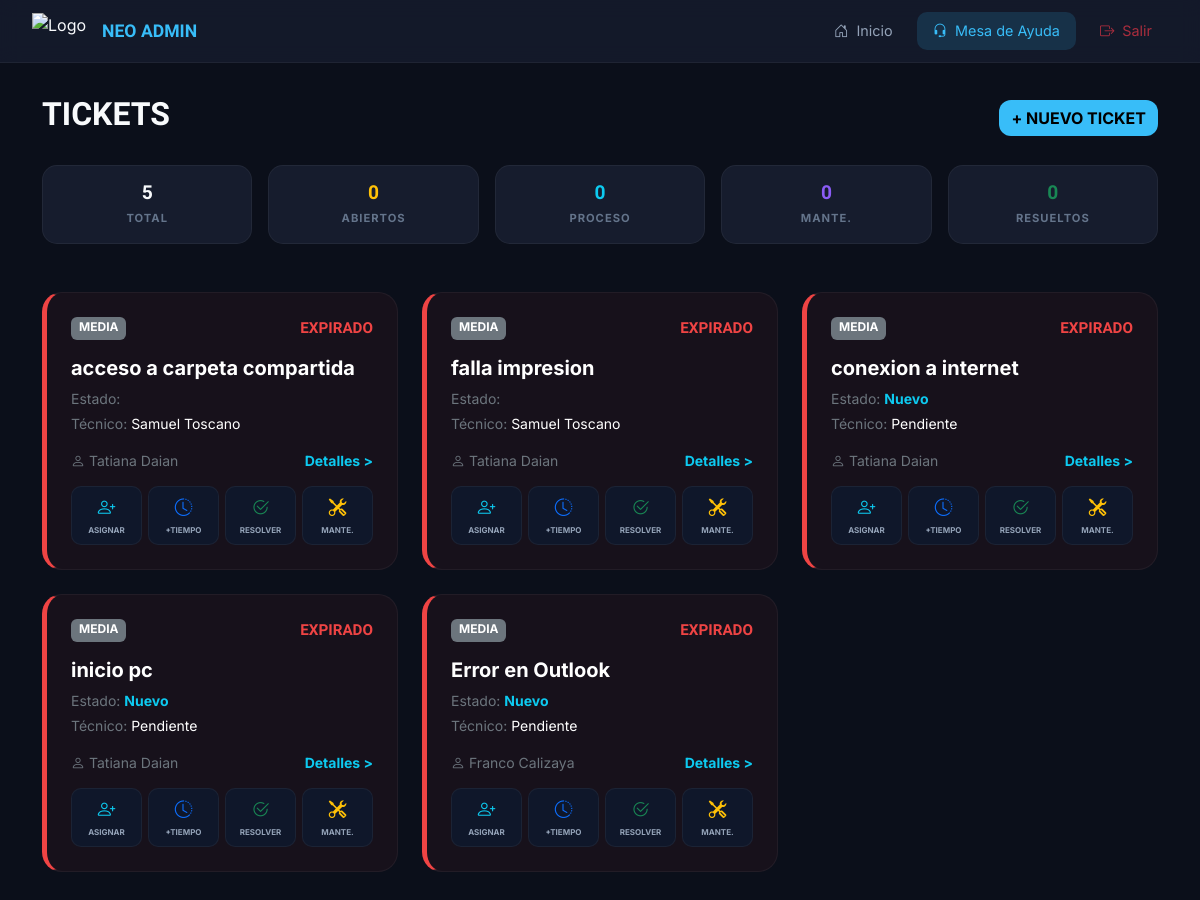
Page /tickets_lista.php (signed in) on the committed database.
### tables this page shows
CREATE TABLE `tickets` (
  `id` int(11) NOT NULL,
  `asunto` varchar(150) NOT NULL,
  `descripcion` text NOT NULL,
  `prioridad` enum('Baja','Media','Alta','Urgente') DEFAULT 'Media',
  `estado` enum('Nuevo','En curso','Resuelto','Cerrado') DEFAULT 'Nuevo',
  `detalle_resolucion` text DEFAULT NULL,
  `solicitante_id` int(11) NOT NULL,
  `tecnico_id` int(11) DEFAULT NULL,
  `fecha_creacion` timestamp NOT NULL DEFAULT current_timestamp(),
  `fecha_mantenimiento` date DEFAULT NULL,
  `fecha_actualizacion` timestamp NOT NULL DEFAULT current_timestamp() ON UPDATE current_timestamp(),
  `fecha_limite` datetime DEFAULT NULL,
  `tipo` enum('Incidencia','Solicitud') DEFAULT 'Incidencia',
  `origen` varchar(50) DEFAULT NULL,
  `archivo_adjunto` varchar(255) DEFAULT NULL
);

CREATE TABLE `usuarios` (
  `id` int(11) NOT NULL,
  `nombre_completo` varchar(100) NOT NULL,
  `usuario` varchar(50) NOT NULL,
  `email` varchar(255) DEFAULT NULL,
  `password` varchar(255) NOT NULL,
  `rol` enum('administrador','operativo','tecnico') DEFAULT NULL,
  `ultimo_login` datetime DEFAULT NULL,
  `creado_en` timestamp NOT NULL DEFAULT current_timestamp()
);

### tickets_lista.php (the view, shortened to what this page needs)
<?php
require_once 'db.php';
$usuario_id = $_SESSION['usuario_id'];
$rol = $_SESSION['rol'];
$query_stats = "SELECT
    COUNT(*) as total,
    SUM(CASE WHEN estado = 'Abierto' OR estado = 'Mantenimiento' THEN 1 ELSE 0 END) as abiertos,
    SUM(CASE WHEN estado = 'En Proceso' THEN 1 ELSE 0 END) as proceso,
    SUM(CASE WHEN estado = 'Mantenimiento' THEN 1 ELSE 0 END) as mantenimiento,
    SUM(CASE WHEN estado = 'Resuelto' THEN 1 ELSE 0 END) as resueltos
    FROM tickets";
$stats_res = $conexion->query($query_stats);
$stats = $stats_res->fetch_assoc();
$sql = ($rol == 'administrador' || $rol == 'tecnico')
    ? "SELECT t.id, t.asunto, t.descripcion, t.prioridad, t.estado, t.fecha_creacion, t.fecha_limite,
              t.fecha_mantenimiento, t.detalle_resolucion,
              u_sol.nombre_completo AS solicitante_nombre, u_tec.nombre_completo AS tecnico_nombre,
              t.tecnico_id
       FROM tickets t
       JOIN usuarios u_sol ON t.solicitante_id = u_sol.id
       LEFT JOIN usuarios u_tec ON t.tecnico_id = u_tec.id"
    : "SELECT t.id, t.asunto, t.descripcion, t.prioridad, t.estado, t.fecha_creacion, t.fecha_limite,
              t.fecha_mantenimiento, t.detalle_resolucion,
              u_sol.nombre_completo AS solicitante_nombre
       FROM tickets t
       JOIN usuarios u_sol ON t.solicitante_id = u_sol.id
       WHERE t.solicitante_id = $usuario_id";
$sql .= " ORDER BY t.fecha_creacion DESC";
$res = $conexion->query($sql);
?>
<!DOCTYPE html>
<html lang="es">
<head>
    <link href="https://cdn.jsdelivr.net/npm/bootstrap@5.3.0/dist/css/bootstrap.min.css" rel="stylesheet">
    <link rel="stylesheet" href="https://cdn.jsdelivr.net/npm/bootstrap-icons@1.11.1/font/bootstrap-icons.css">
</head>
<body>
    <nav class="neo-navbar d-flex justify-content-between align-items-center sticky-top">
        <div class="d-flex align-items-center gap-3">
            <img src="img/logo_neoadmin.png" alt="Logo" class="logo-img">
            <span style="font-family: 'Orbitron'; font-size: 1.1rem; color: var(--accent); font-weight: bold;">NEO ADMIN</span>
        </div>
        <div class="d-flex gap-2">
            <a href="dashboard.php" class="nav-link-neo"><i class="bi bi-house-door"></i> Inicio</a>
            <a href="tickets_lista.php" class="nav-link-neo" style="background: var(--accent-soft); color: var(--accent);"><i class="bi bi-headset"></i> Mesa de Ayuda</a>
            <a href="logout.php" class="nav-link-neo text-danger opacity-75"><i class="bi bi-box-arrow-right"></i> Salir</a>
        </div>
    </nav>
    <div class="container pb-5">
        <div class="d-flex justify-content-between align-items-center mb-4">
            <h2 style="font-family: 'Orbitron'; font-weight: bold;">TICKETS</h2>
            <a href="tickets_crear.php" class="btn btn-info fw-bold" style="border-radius: 12px; background: var(--accent); border:none;">+ NUEVO TICKET</a>
        </div>
        <div class="row g-3 mb-5">
            <div class="col-md"><div class="card-stat"><h6><?php echo $stats['total']; ?></h6><small>TOTAL</small></div></div>
            <div class="col-md"><div class="card-stat"><h6 class="text-warning"><?php echo $stats['abiertos']; ?></h6><small>ABIERTOS</small></div></div>
            <div class="col-md"><div class="card-stat"><h6 class="text-info"><?php echo $stats['proceso']; ?></h6><small>PROCESO</small></div></div>
            <div class="col-md"><div class="card-stat"><h6 style="color: var(--mante-color);"><?php echo $stats['mantenimiento']; ?></h6><small>MANTE.</small></div></div>
            <div class="col-md"><div class="card-stat"><h6 class="text-success"><?php echo $stats['resueltos']; ?></h6><small>RESUELTOS</small></div></div>
        </div>
        <div class="row g-4">
            <?php while($row = $res->fetch_assoc()):
                $isMantenimiento = ($row['estado'] === 'Mantenimiento');
                $displayTitle = $isMantenimiento ? ($row['detalle_resolucion'] ?: 'Mantenimiento Programado') : $row['asunto'];
                $displayDeadline = $isMantenimiento ? $row['fecha_mantenimiento'] : $row['fecha_limite'];
                if(empty($displayDeadline) && !$isMantenimiento){
                    $displayDeadline = date('Y-m-d H:i:s', strtotime($row['fecha_creacion'] . ' + 48 hours'));
                }
            ?>
            <div class="col-md-4">
                <div class="card-ticket <?php echo $isMantenimiento ? 'card-mantenimiento' : ''; ?>"
                     id="card-<?php echo $row['id']; ?>"
                     data-deadline="<?php echo $displayDeadline; ?>"
                     data-estado="<?php echo $row['estado']; ?>">
                    <div class="d-flex justify-content-between mb-3">
                        <span class="badge <?php echo $isMantenimiento ? 'bg-primary' : 'bg-secondary'; ?> text-uppercase px-2 py-1">
                            <?php echo $isMantenimiento ? 'Mantenimiento' : $row['prioridad']; ?>
                        </span>
                        <div id="timer-<?php echo $row['id']; ?>" class="timer-display">Cargando...</div>
                    </div>
                    <h5 class="fw-bold text-white mb-2"><?php echo htmlspecialchars($displayTitle); ?></h5>
                    <p class="text-secondary small mb-1">Estado: <span class="text-info fw-bold"><?php echo $row['estado']; ?></span></p>
                    <p class="text-secondary small mb-3">Técnico: <span class="text-white"><?php echo $row['tecnico_nombre'] ?? 'Pendiente'; ?></span></p>
                    <div class="d-flex justify-content-between align-items-center mb-1">
                        <span class="small text-secondary"><i class="bi bi-person me-1"></i><?php echo htmlspecialchars($row['solicitante_nombre']); ?></span>
                        <a href="javascript:void(0)" onclick="verDetalle(<?php echo $row['id']; ?>)" class="text-info small text-decoration-none fw-bold">Detalles ></a>
                    </div>
                    <?php if ($rol == 'administrador' || $rol == 'tecnico'): ?>
                    <div class="btn-action-group">
                        <div onclick="asignarTicket(<?php echo $row['id']; ?>)" class="btn-action-card">
                            <i class="bi bi-person-plus text-info"></i><span>Asignar</span>
                        </div>
                        <div onclick="extenderTiempo(<?php echo $row['id']; ?>)" class="btn-action-card">
                            <i class="bi bi-clock-history text-primary"></i><span>+Tiempo</span>
                        </div>
                        <div onclick="resolverTicket(<?php echo $row['id']; ?>)" class="btn-action-card">
                            <i class="bi bi-check2-circle text-success"></i><span>Resolver</span>
                        </div>
                        <div onclick="mantenimientoTicket(<?php echo $row['id']; ?>)" class="btn-action-card">
                            <i class="bi bi-tools text-warning"></i><span>Mante.</span>
                        </div>
                    </div>
                    <?php endif; ?>
                </div>
            </div>
            <?php endwhile; ?>
        </div>
    </div>
</body>
</html>

### tickets_lista.php (style rules this page uses)
:root { --bg-dark: #0b0f1a; --card-bg: #161c2d; --accent: #38bdf8; --accent-soft: rgba(56, 189, 248, 0.15); --text-gray: #94a3b8; --warning-alert: #fbbf24; --danger-alert: #ef4444; --mante-color: #8b5cf6; }
body { background-color: var(--bg-dark); color: #f8fafc; font-family: 'Inter', sans-serif; }
.neo-navbar { background: rgba(22, 28, 45, 0.8); backdrop-filter: blur(10px); padding: 0.75rem 2rem; border-bottom: 1px solid rgba(255, 255, 255, 0.05); margin-bottom: 2rem; }
.logo-img { height: 35px; }
.nav-link-neo { text-decoration: none; padding: 8px 16px; border-radius: 10px; font-size: 0.9rem; color: var(--text-gray); display: flex; align-items: center; gap: 8px; transition: 0.2s; }
.card-stat { background: var(--card-bg); border-radius: 15px; border: 1px solid rgba(255,255,255,0.05); padding: 15px; text-align: center; }
.card-stat h6 { font-family: 'Orbitron'; font-weight: bold; font-size: 1.2rem; margin: 0; }
.card-stat small { color: #64748b; font-size: 0.7rem; font-weight: 700; letter-spacing: 1px; }
.card-ticket { background: var(--card-bg); border-radius: 20px; border: 1px solid rgba(255,255,255,0.05); padding: 1.5rem; height: 100%; transition: all 0.3s ease; position: relative; border-left: 5px solid transparent; }
.card-expired { border-left-color: var(--danger-alert); background: rgba(239, 68, 68, 0.05); animation: pulse-red 2s infinite; }
.timer-display { font-family: 'Orbitron'; font-size: 0.95rem; font-weight: bold; }
.btn-action-group { display: grid; grid-template-columns: repeat(4, 1fr); gap: 6px; margin-top: 15px; }
.btn-action-card { background: #0f172a; border: 1px solid rgba(255,255,255,0.05); color: white; padding: 8px 2px; border-radius: 10px; display: flex; flex-direction: column; align-items: center; cursor: pointer; transition: 0.2s; }
.btn-action-card i { font-size: 1.1rem; margin-bottom: 3px; }
.btn-action-card span { font-size: 8px; text-transform: uppercase; color: var(--text-gray); font-weight: 700; }

### rows in the picture
tickets: prioridad "MEDIA", asunto "acceso a carpeta compartida", tecnico.nombre_completo "Samuel Toscano", solicitante.nombre_completo "Tatiana Daian"
tickets: prioridad "MEDIA", asunto "falla impresion", tecnico.nombre_completo "Samuel Toscano", solicitante.nombre_completo "Tatiana Daian"
tickets: prioridad "MEDIA", asunto "conexion a internet", estado "Nuevo", tecnico_nombre "Pendiente", solicitante.nombre_completo "Tatiana Daian"
tickets: prioridad "MEDIA", asunto "inicio pc", estado "Nuevo", tecnico_nombre "Pendiente", solicitante.nombre_completo "Tatiana Daian"
tickets: prioridad "MEDIA", asunto "Error en Outlook", estado "Nuevo", tecnico_nombre "Pendiente", solicitante.nombre_completo "Franco Calizaya"

### other values in the picture
$stats['total'] "5"
$stats['abiertos'] "0"
$stats['proceso'] "0"
$stats['mantenimiento'] "0"
$stats['resueltos'] "0"
